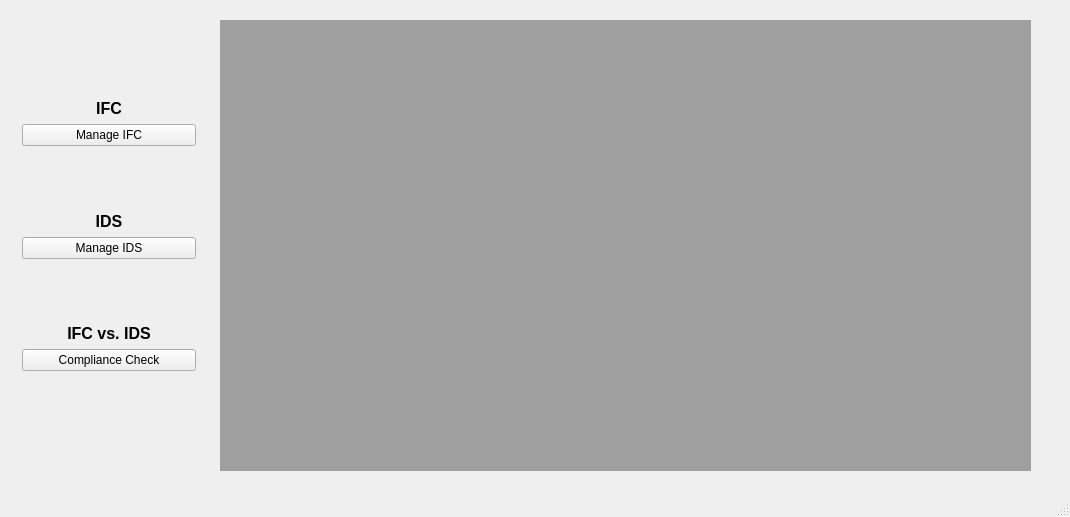
<?xml version="1.0" encoding="UTF-8"?>
<ui version="4.0">
 <class>MainWindow</class>
 <widget class="QMainWindow" name="MainWindow">
  <property name="geometry">
   <rect>
    <x>0</x>
    <y>0</y>
    <width>1070</width>
    <height>517</height>
   </rect>
  </property>
  <property name="windowTitle">
   <string>MainWindow</string>
  </property>
  <widget class="QWidget" name="centralwidget">
   <widget class="QMdiArea" name="mdi_main">
    <property name="geometry">
     <rect>
      <x>220</x>
      <y>20</y>
      <width>811</width>
      <height>451</height>
     </rect>
    </property>
   </widget>
   <widget class="QWidget" name="layoutWidget">
    <property name="geometry">
     <rect>
      <x>22</x>
      <y>40</y>
      <width>174</width>
      <height>331</height>
     </rect>
    </property>
    <layout class="QVBoxLayout" name="verticalLayout">
     <item>
      <widget class="QLabel" name="lbl_ifc">
       <property name="font">
        <font>
         <family>Arial</family>
         <pointsize>12</pointsize>
         <weight>75</weight>
         <bold>true</bold>
        </font>
       </property>
       <property name="text">
        <string>IFC</string>
       </property>
       <property name="alignment">
        <set>Qt::AlignBottom|Qt::AlignHCenter</set>
       </property>
      </widget>
     </item>
     <item>
      <widget class="QPushButton" name="btn_manage_ifc">
       <property name="text">
        <string>Manage IFC</string>
       </property>
      </widget>
     </item>
     <item>
      <widget class="QLabel" name="lbl_ids">
       <property name="font">
        <font>
         <family>Arial</family>
         <pointsize>12</pointsize>
         <weight>75</weight>
         <bold>true</bold>
        </font>
       </property>
       <property name="text">
        <string>IDS</string>
       </property>
       <property name="alignment">
        <set>Qt::AlignBottom|Qt::AlignHCenter</set>
       </property>
      </widget>
     </item>
     <item>
      <widget class="QPushButton" name="btn_manage_ids">
       <property name="text">
        <string>Manage IDS</string>
       </property>
      </widget>
     </item>
     <item>
      <widget class="QLabel" name="lbl_check">
       <property name="font">
        <font>
         <family>Arial</family>
         <pointsize>12</pointsize>
         <weight>75</weight>
         <bold>true</bold>
        </font>
       </property>
       <property name="text">
        <string>IFC vs. IDS</string>
       </property>
       <property name="textFormat">
        <enum>Qt::AutoText</enum>
       </property>
       <property name="alignment">
        <set>Qt::AlignBottom|Qt::AlignHCenter</set>
       </property>
      </widget>
     </item>
     <item>
      <widget class="QPushButton" name="btn_check">
       <property name="text">
        <string>Compliance Check</string>
       </property>
      </widget>
     </item>
    </layout>
   </widget>
  </widget>
  <widget class="QStatusBar" name="statusbar"/>
 </widget>
 <resources/>
 <connections/>
</ui>
